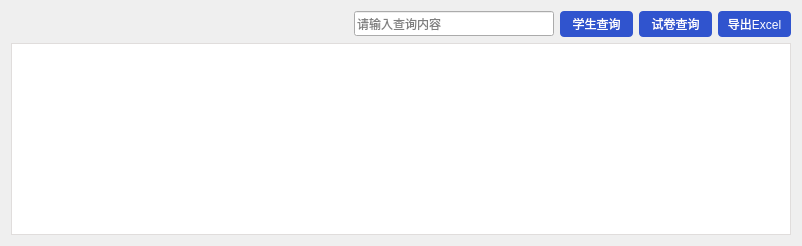
   <widget class="QWidget" name="tab_3">
    <attribute name="title">
     <string>成绩查询</string>
    </attribute>
    <layout class="QGridLayout" name="gridLayout_4">
     <item row="0" column="1">
      <widget class="QLineEdit" name="leExamLogSelect">
       <property name="minimumSize">
        <size>
         <width>200</width>
         <height>25</height>
        </size>
       </property>
       <property name="styleSheet">
        <string notr="true">QLineEdit{
font: 12pt &quot;黑体&quot;;
}</string>
       </property>
       <property name="text">
        <string/>
       </property>
       <property name="placeholderText">
        <string>请输入查询内容</string>
       </property>
      </widget>
     </item>
     <item row="0" column="4">
      <widget class="QPushButton" name="btnExamLogExportExcel">
       <property name="styleSheet">
        <string notr="true">QPushButton {
	background-color: #3054ce;
    padding: 4px;
    min-width: 65px;
    min-height: 12px;
	font: 10pt &quot;方正姚体&quot;;
    border-radius:4px;
    color:white;
}</string>
       </property>
       <property name="text">
        <string>导出Excel</string>
       </property>
      </widget>
     </item>
     <item row="1" column="0" colspan="5">
      <widget class="QTableView" name="examlogtableView">
       <property name="styleSheet">
        <string notr="true">QTableView , QTableWidget{
    selection-background-color:#44c767;
    background-color:white;
    border:1px solid #E0DDDC;
    gridline-color:lightgray;
}
QHeaderView::section{
    background-color:white;
    border:0px solid #E0DDDC;
    border-bottom:1px solid #E0DDDC;
    height:20px;
}
QTableView::QScrollBar:horizontal{
background:#FFFFFF;
padding-top:20px;
padding-bottom:20px;
padding-left:3px;
padding-right:3px;
border-left:1px solid #d7d7d7;
}
QTableView::QScrollBar::handle:vertical{
background:#dbdbdb;
border-radius:10px;
min-height:80px;
}
QTableView::QScrollBar::handle:vertical:hover{
background:#d0d0d0;
}
QTableView::QScrollBar::add-line:vertical{
background:url(:/images/resource/images/checkout/down.png) center no-repeat;
}
QTableView::QScrollBar::sub-line:vertical{
background:url(:/images/resource/images/checkout/up.png) center no-repeat;
}
</string>
       </property>
      </widget>
     </item>
     <item row="0" column="3">
      <widget class="QPushButton" name="btnErrorReset">
       <property name="styleSheet">
        <string notr="true">QPushButton {
	background-color: #3054ce;
    padding: 4px;
    min-width: 65px;
    min-height: 12px;
	font: 10pt &quot;方正姚体&quot;;
    border-radius:4px;
    color:white;
}</string>
       </property>
       <property name="text">
        <string>试卷查询</string>
       </property>
      </widget>
     </item>
     <item row="0" column="0">
      <spacer name="horizontalSpacer_9">
       <property name="orientation">
        <enum>Qt::Horizontal</enum>
       </property>
       <property name="sizeHint" stdset="0">
        <size>
         <width>337</width>
         <height>20</height>
        </size>
       </property>
      </spacer>
     </item>
     <item row="0" column="2">
      <widget class="QPushButton" name="btnSelectExamLogModel">
       <property name="minimumSize">
        <size>
         <width>73</width>
         <height>20</height>
        </size>
       </property>
       <property name="styleSheet">
        <string notr="true">QPushButton {
	background-color: #3054ce;
    padding: 4px;
    min-width: 65px;
    min-height: 12px;
	font: 10pt &quot;方正姚体&quot;;
    border-radius:4px;
    color:white;
}</string>
       </property>
       <property name="text">
        <string>学生查询</string>
       </property>
      </widget>
     </item>
    </layout>
   </widget>
